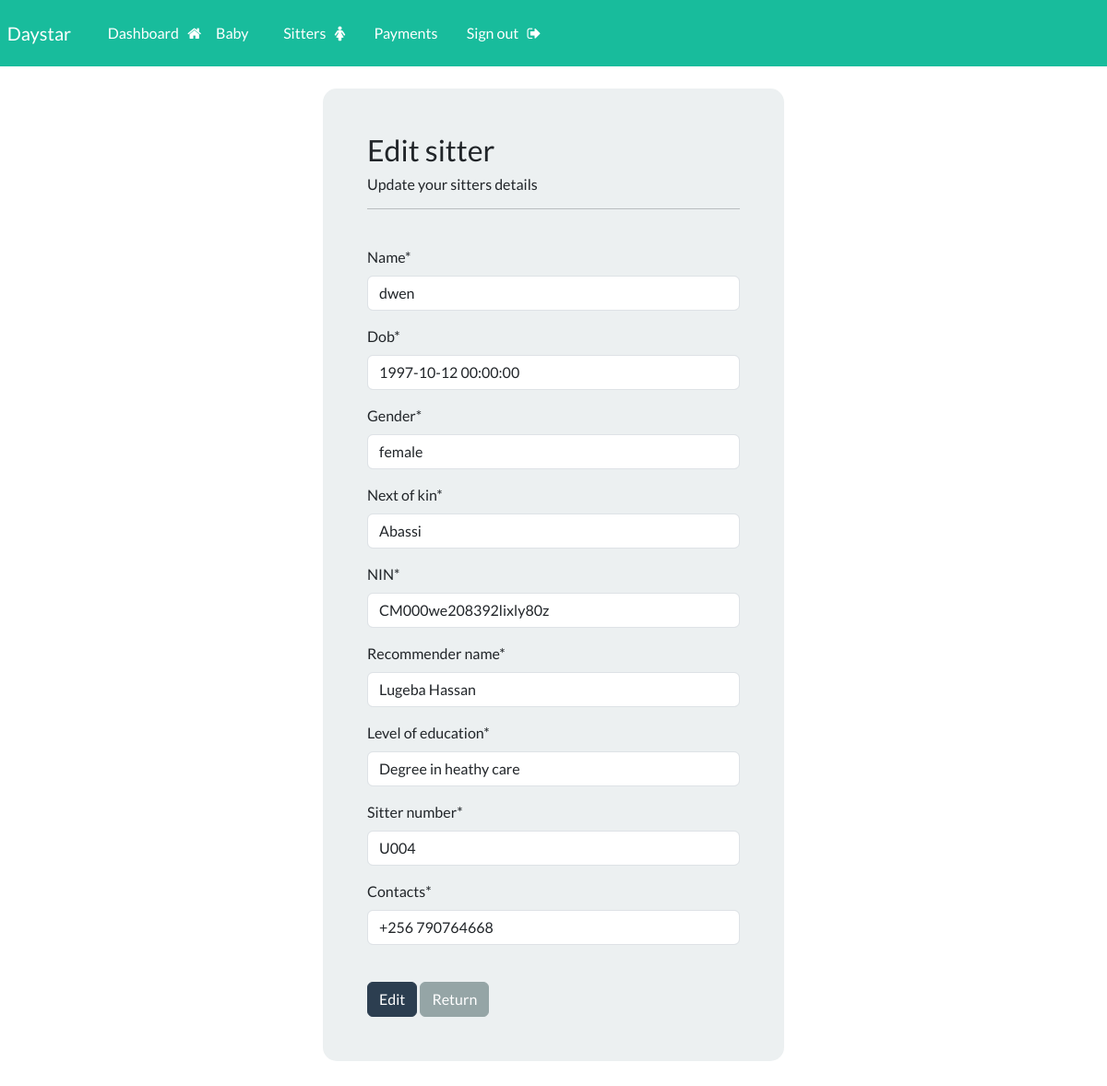
The app's page /sitteredit/1 (signed in) with its own data.
### webapp/models.py (models this page shows, shortened)
class  Sitter(models.Model):
    name = models.CharField(max_length=100)
    dob = models.DateTimeField()
    gender = models.CharField(max_length=150)
    next_of_kin = models.CharField(max_length=100)
    NIN = models.CharField(max_length=150)
    recommender_name = models.CharField(max_length=150)
    level_of_education = models.CharField(max_length=150)
    sitter_number = models.CharField(max_length=150)
    contacts = models.CharField(max_length=150)

### webapp/views.py (the view)
# urls.py: path('sitteredit/<int:pk>', views.sitteredit, name ='sitteredit'),
@login_required(login_url='my_login')
def sitteredit(request, pk):
    sitter = Sitter.objects.get(id=pk)
    form = AddSitterForm(instance=sitter)
    if request.method == 'POST':
        form = AddSitterForm(request.POST, instance=sitter)
        if form.is_valid():
            form.save()
            messages.success(request, 'Sitter record Updated successfully!')
            return redirect('sitter')
    context = {'form': form}
    return render(request, 'webapp/sitteredit.html', context=context)

### webapp/forms.py
class AddSitterForm(forms.ModelForm):
    class Meta:
        model = Sitter
        fields = ['name', 'dob', 'gender', 'next_of_kin', 'NIN', 'recommender_name', 'level_of_education', 'sitter_number', 'contacts']

### webapp/templates/webapp/sitteredit.html (shortened to what this page needs)
{% extends "webapp/base.html" %}
{% load crispy_forms_tags %}
{% block content %}
<body>
  <div class="container bg-light shadow-md p-5 forms-layout" >
   <h3>Edit sitter</h3>
    <h6>Update your  sitters details</h6>
   <hr>
   <br>
   <form method="POST" action="" autocomplete="off">
     {{form|crispy}}
     <br>
     <button type="submit" class="btn btn-primary ">Edit</button>
     <a href="{% url 'sitter' %}" class="btn btn-secondary"> Return</a>
   </form>
  </div>
 </body>
 {% endblock %}

### webapp/static/css/styles.css (style rules this page uses)
.forms-layout { border-radius: 15px; width: 500px; }

### records on screen
Sitter: name "dwen", dob "1997-10-12 00:00:00", gender "female", next_of_kin "Abassi", NIN "CM000we208392lixly80z", recommender_name "Lugeba Hassan", level_of_education "Degree in heathy care", sitter_number "U004", contacts "+256 790764668"
